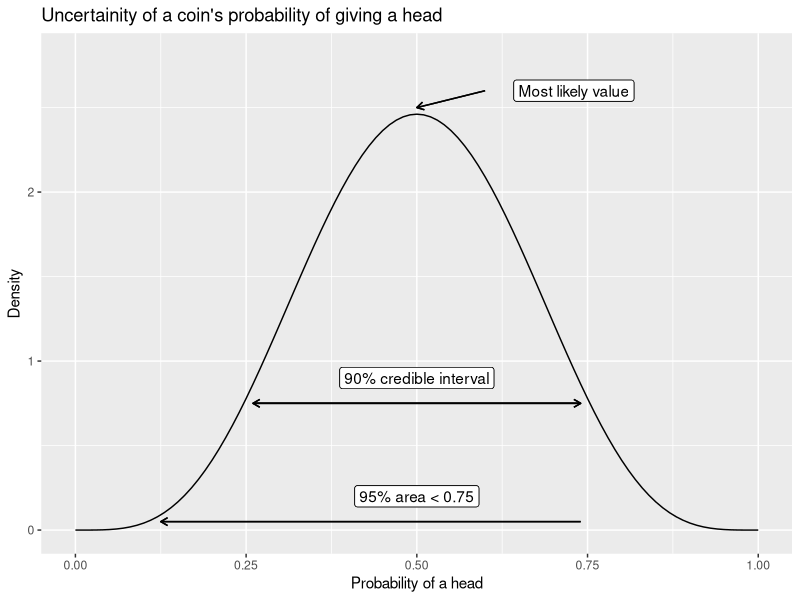
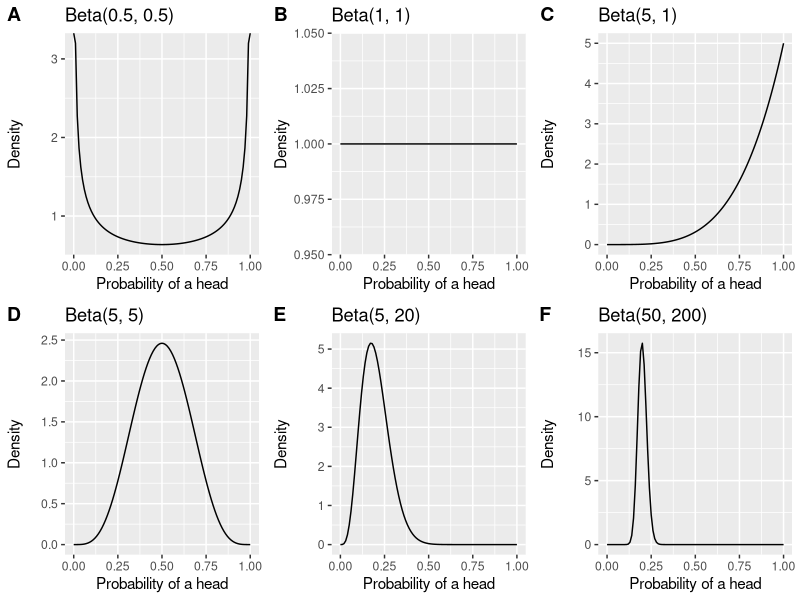
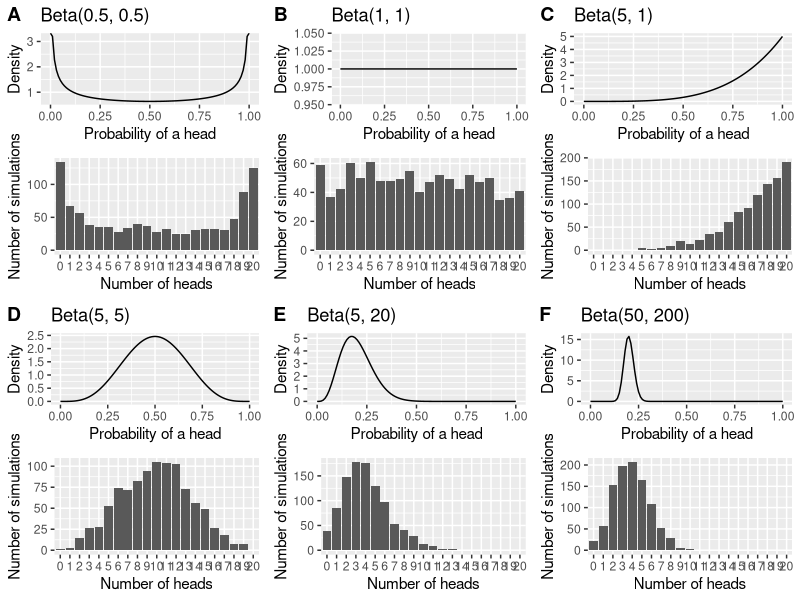

Reproduce these figures in R, in order.
## ---- chunk 1
# Keep this when you are rendering this rmarkdown not through the r-to-jekyll.R
# script
library("knitr")
opts_chunk$set(dev = c("CairoSVG"))
## ---- chunk 2
library("magrittr")
library("ggplot2")

data.frame(x = c(0, 1)) %>%
  ggplot(aes(x)) +
  stat_function(fun = dbeta, n = 101, args = list(shape1 = 5, shape2 = 5)) +
  ylim(c(0, 2.8)) +
  xlab("Probability of a head") +
  ylab("Density") +
  ggtitle("Uncertainity of a coin's probability of giving a head") +
  # Credible interval arrow
  geom_segment(
    aes(x = 0.26, xend = 0.74, y = 0.75, yend = 0.75),
    arrow = arrow(length = unit(0.2, "cm"))
  ) +
  geom_segment(
    aes(x = 0.74, xend = 0.26, y = 0.75, yend = 0.75),
    arrow = arrow(length = unit(0.2, "cm"))
  ) +
  geom_label(aes(x = 0.5, y = 0.9, label =  "90% credible interval")) +
  # 95% area < 0.75
  geom_segment(
    aes(x = 0.74, xend = 0.125, y = 0.05, yend = 0.05),
    arrow = arrow(length = unit(0.2, "cm"))
  ) +
  geom_label(aes(x = 0.5, y = 0.2, label =  "95% area < 0.75")) +
  # MAP value
  geom_segment(
    aes(x = 0.6, xend = 0.5, y = 2.6, yend = 2.5),
    arrow = arrow(length = unit(0.2, "cm"))
  ) +
  geom_label(aes(x = 0.73, y = 2.6, label = "Most likely value"))
## ---- chunk 3
library("tibble")
library("cowplot")
library("glue")

# Cowplot overrides the default ggplot2 theme. This sets it back to the default
# theme.
theme_set(theme_grey())

beta_params_df <-
  tribble(
    ~ beta_distr_num, ~ shape1, ~ shape2,
                   1,      0.5,      0.5, 
                   2,        1,        1, 
                   3,        5,        1, 
                   4,        5,        5, 
                   5,        5,       20, 
                   6,        50,     200
  )

#' Plots a beta distribution 
#'
#' @param in_data List of arguments for the beta density function (dbeta)
#' @return ggplot plot
plot_beta <- function(in_data) {
  # Create aliases for easier reference below
  cur_shape_1 <- in_data[["shape1"]]
  cur_shape_2 <- in_data[["shape2"]]

  data.frame(x = c(0, 1)) %>%
    ggplot(aes(x)) +
    stat_function(
      fun = dbeta, 
      n = 101, 
      args = list(shape1 = cur_shape_1, shape2 = cur_shape_2)
    ) +
    ylab("Density") +
    xlab("Probability of a head") +
    ggtitle(glue("Beta({cur_shape_1}, {cur_shape_2})"))
}

beta_plots <- 
  split(beta_params_df, seq_len(nrow(beta_params_df))) %>%
  lapply(plot_beta)

plot_grid(
  plotlist = beta_plots, 
  ncol = 3, nrow = 2, 
  labels = LETTERS[1:6],
  align = "v"
)
## ---- chunk 4
library("dplyr")

plot_prior_prediction_distr <- function(in_data) {
  # Create aliases for easier reference below
  cur_shape_1 <- in_data[["shape1"]]
  cur_shape_2 <- in_data[["shape2"]]

  num_sims <- 1000 
  num_trials <- 20

  thetas <- rbeta(num_sims, shape1 = cur_shape_1, shape = cur_shape_2)
  coin_flip_df <- 
    tibble(
      trial_no = seq_len(num_sims),
      theta = thetas,
      heads = rbinom(num_sims, num_trials, thetas)
    ) %>%
    mutate(heads = factor(heads, levels = 0:num_trials))

  prior_p <- plot_beta(in_data)
  predictive_p <- 
    coin_flip_df %>%
    ggplot(aes(x = heads)) +
    geom_bar() +
    xlab("Number of heads") +
    ylab("Number of simulations") +
    # So that the x-scale includes 0 - num_trials so that we can compare across
    # plots
    scale_x_discrete(drop = FALSE)

  plot_grid(prior_p, predictive_p, nrow = 2)
}

beta_predictive_plots <- 
  split(beta_params_df, seq_len(nrow(beta_params_df))) %>%
  lapply(plot_prior_prediction_distr)

plot_grid(
  plotlist = beta_predictive_plots, 
  ncol = 3, nrow = 2, 
  labels = LETTERS[1:6],
  align = "v")
